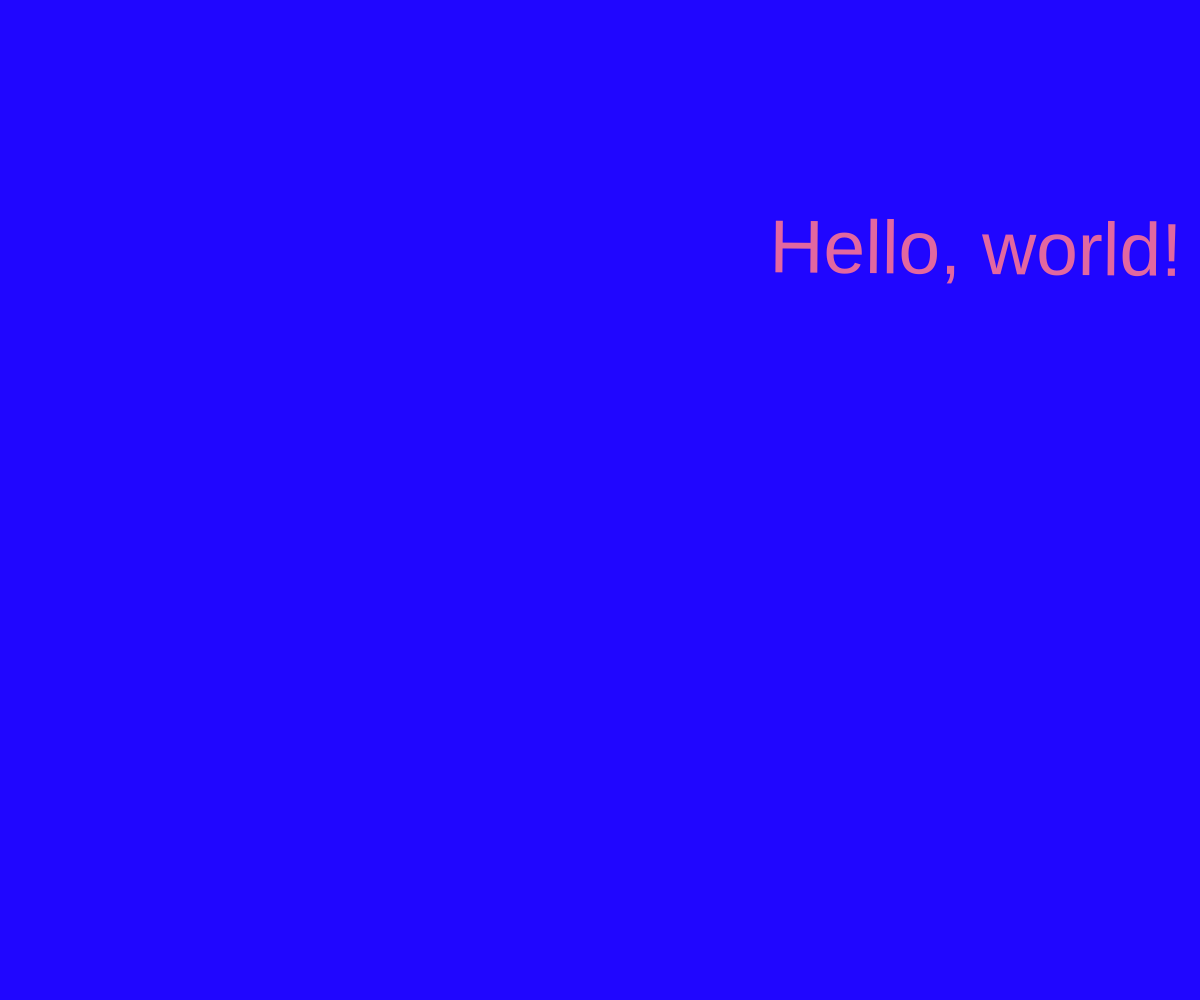
Frame 1 (no input)
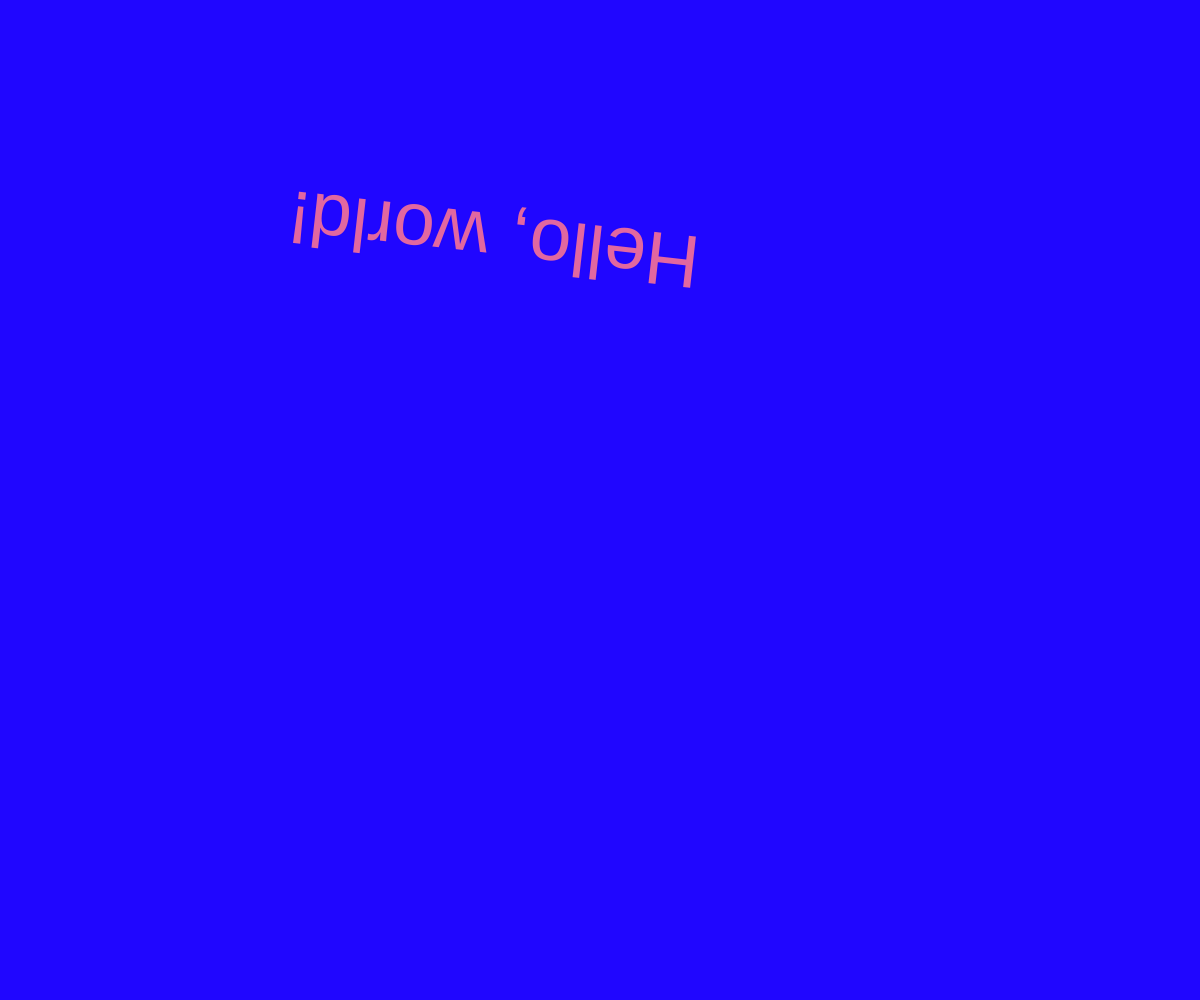
Frame 60 (no input)
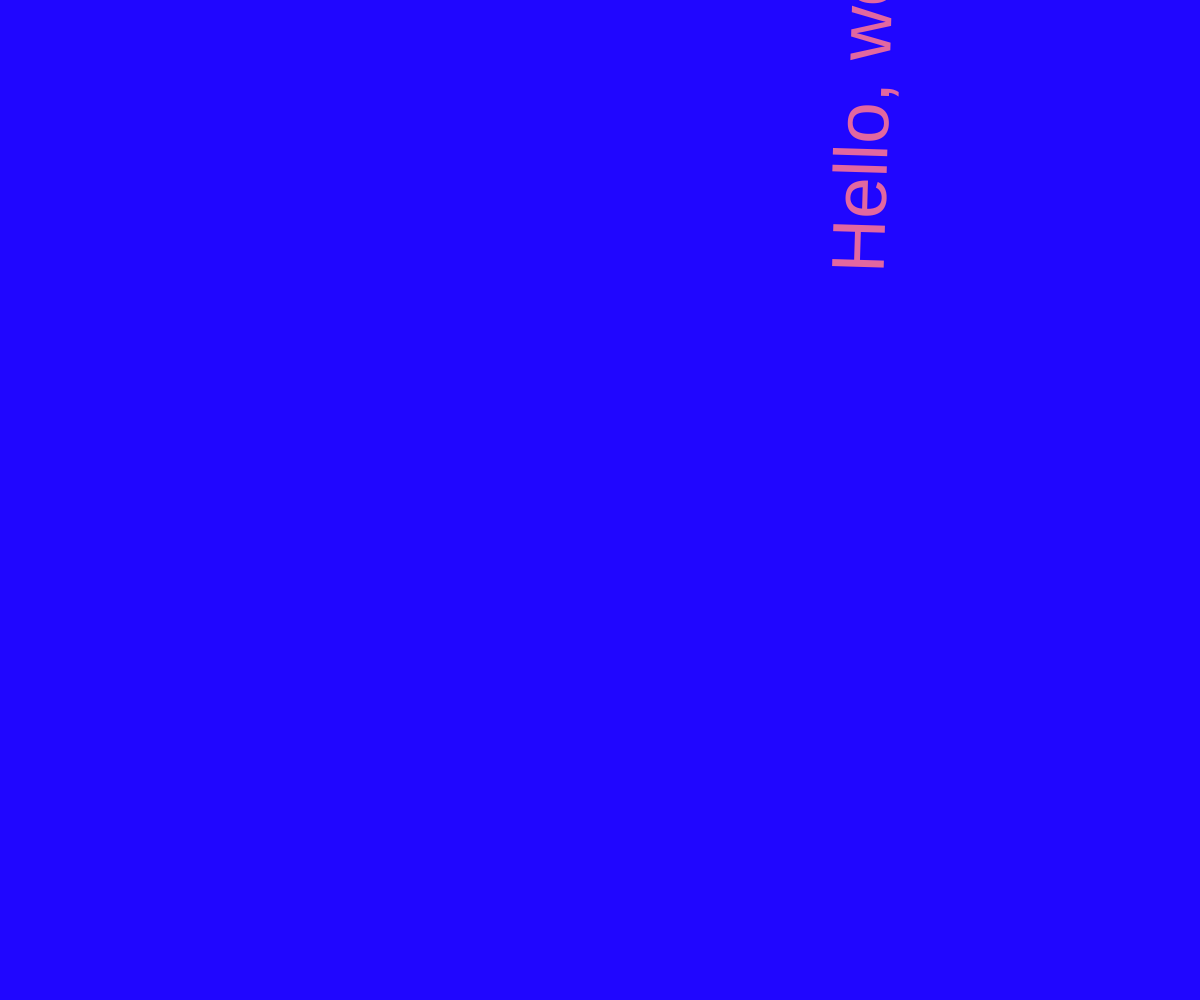
Frame 120 (the mouse pressed at the canvas centre since frame 60)

The p5.js sketch that drew these frames (run headless with seeded random() and noise() and a simulated clock; from frame 60 on, the mouse is pressed at the canvas centre):

// p5.js sketch
// ── sketch.js
var xpos;
var ypos;
var xdist;
var ydist;
var xtarg;
var ytarg;


function setup() {
	createCanvas(windowWidth, windowHeight);
    background(206, 207, 171);
	xpos = 0;
	ypos = 0;
	// set the rotation to degrees and not radians	
	angleMode(DEGREES);

	// two random numbers used as coordinates
	xtarg = random(200, 1000);
	ytarg = random(100, 900);
}

function draw() {
      background(32,6,255);
    stroke(32,6,255);
    strokeWeight(2);
    fill(226, 103, 160);

	// -= is x=x-5 (counting down from X by 5)
	// xtarg / ytarg â€”Â move it to these randomly selected coordinates
  	// this is the speed â€”Â multiply by a lower number to make it slower
  	xpos -= (xpos - xtarg) * .05;
  	ypos -= (ypos - ytarg) * .05;

  	// absolute value of the x position
  	xdist = abs(xpos-xtarg);
  	ydist = abs(ypos-ytarg);

  	// && is and AND || is OR
  	// if it is within 1 pixel of the target
  	if(xdist < 5 && ydist < 5){
  		xtarg = random(0, windowWidth);
  		ytarg = random(0, windowHeight);
  	}

 	// start controlling the object
 	push();
 	// translate the rectangle from zero to xpos ypos â€”Â translate is what is moving it
 	// push / pop â€”Â create an object and manipulating the object
 	translate(xpos, ypos);
 	rotate((xpos*ypos)/1000);
    textSize(75);
    text('Hello, world!', xdist, ydist);
 	// ellipse(0, 0, xdist, ydist); // if you want to change the center point, you change the 0 0 â€”Â the 00 is like the registration point. 
 	// pop just means "stop changing the thing"
 	pop();

}

// this resizes drawing to change when window is resized. 
function windowResized() {
  resizeCanvas(windowWidth, windowHeight);
}
